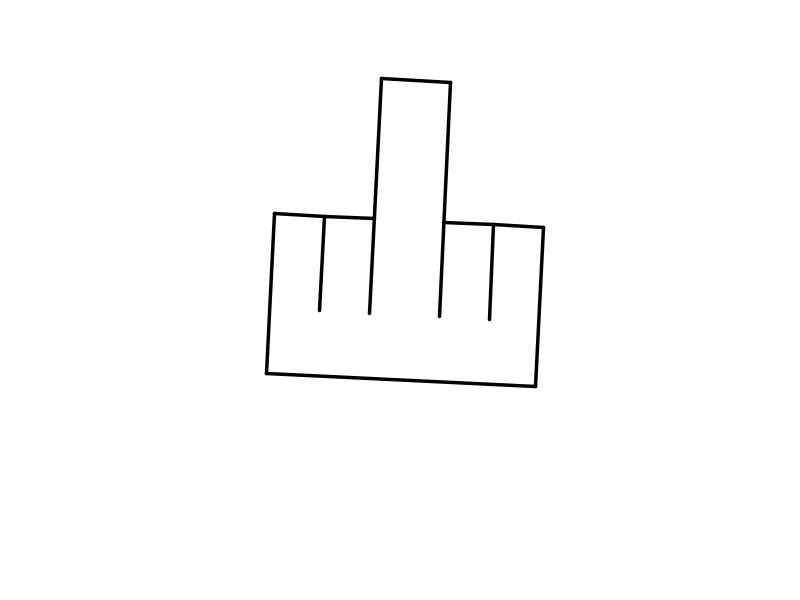
Frame 1 (no input)
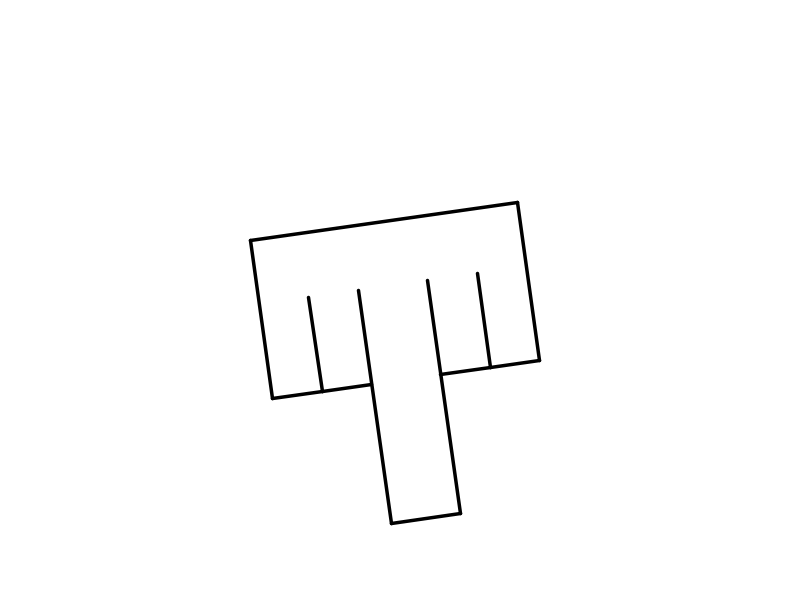
Frame 60 (the mouse pressed at the canvas centre just before this capture)
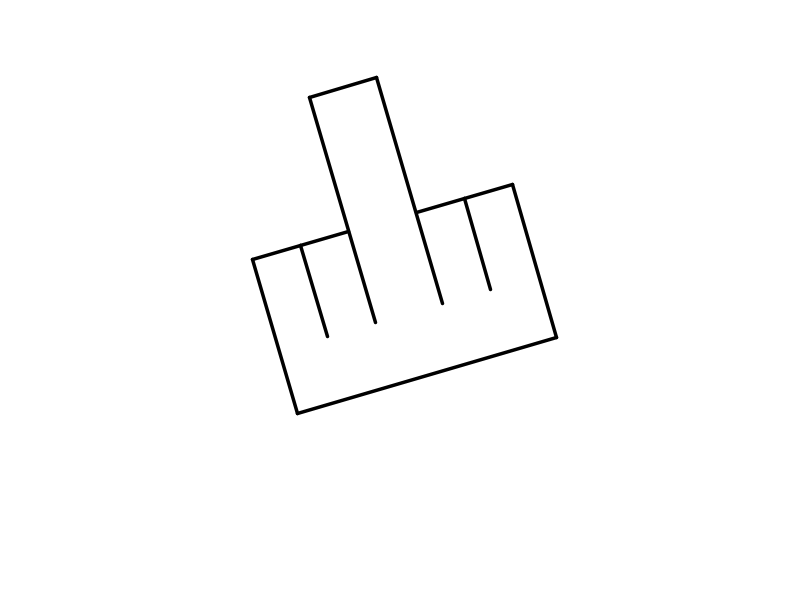
Frame 120 (the mouse held since frame 60 and released just before this capture)

The Processing sketch that drew these frames (run headless with seeded random() and noise(); from frame 60 on, the mouse is pressed at the canvas centre):

// Processing sketch: PLAY_ME
// ── PLAY_ME.pde
void setup(){
  frameRate(60);
}

void settings(){

size(800,600);
}

void draw(){

background(255);

pushMatrix();
translate(400,300);
rotate(frameCount*0.05);

strokeWeight(3.5);

line(-130,80,140,80);

line(-30,15,-30,-220);
line(-30,-220,40,-220);
line(40,-220,40,15);

line(40,-80,90,-80);
line(90,-80,90,15);

line(90,-80,140,-80);
line(140,-80,140,80);

line(-30,-80,-80,-80);
line(-80,-80,-80,15);

line(-80,-80,-130,-80);
line(-130,-80,-130,80);

popMatrix();
}
